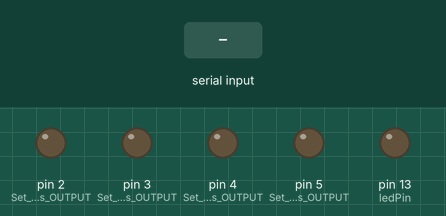
The sketch below on a simulated Arduino Uno, built with avr-gcc and run on an emulated ATmega328P. Parts: output pins drawn as LEDs (lit = HIGH). The inputs (shaded band) are chosen by the test bench.

Above: at 1.2 s.
1.3 s: "0" received over Serial
At 2.2 s:
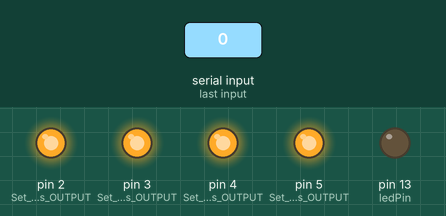
2.9 s: "1" received over Serial
At 3.5 s:
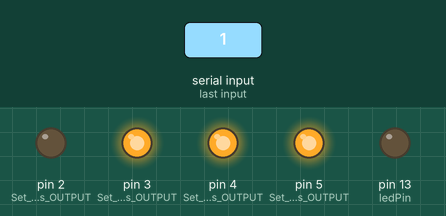
4.5 s: "2" received over Serial
At 5.7 s:
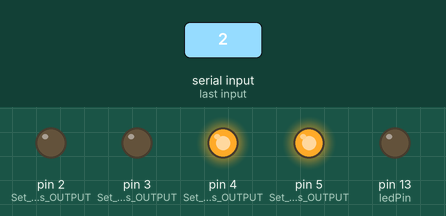
6.0 s: "3" received over Serial
At 7.0 s:
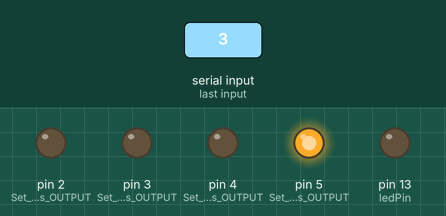
7.5 s: "4" received over Serial
At 8.1 s:
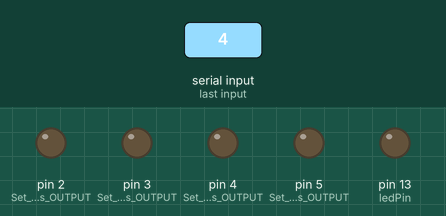
Timing chart, 0 to 10.0 s (numbered marks = the images above; inputs shaded):
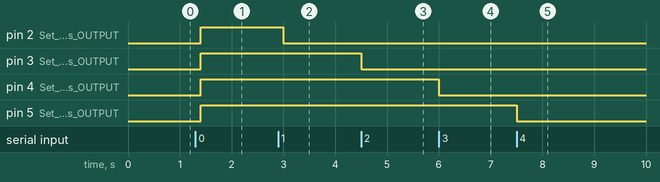

The sketch:

ArduinoLevelMeter.ino
```cpp
// Wiring/Arduino code:
// Read data from the serial and turn ON or OFF a light depending on the value

char val; // Data received from the serial port
int ledPin = 13; // Set the pin to digital I/O 4

void setup() {
  pinMode(ledPin, OUTPUT); // Set pin as OUTPUT
  pinMode(2, OUTPUT); // Set pin as OUTPUT
  pinMode(3, OUTPUT); // Set pin as OUTPUT
  pinMode(4, OUTPUT); // Set pin as OUTPUT
  pinMode(5, OUTPUT); // Set pin as OUTPUT

  Serial.begin(9600); // Start serial communication at 9600 bps
}

void loop() {
  while (Serial.available()) { // If data is available to read,
    val = Serial.read(); // read it and store it in val
  }
  switch (val)
  {
    case '0': Draw(0); break;
    case '1': Draw(1); break;
    case '2': Draw(2); break;
    case '3': Draw(3); break;
    case '4': Draw(4); break;
  }
  delay(100); // Wait 100 milliseconds for next reading
}

void Draw(int level)
{
  for (int i = 1; i <= level; i++)
    digitalWrite(2 + i - 1, LOW); // turn the LED on
  for (int i = level+1; i <= 4 ; i++)
    digitalWrite(2 + i - 1, HIGH); // turn the LED off
}
```

Measured:
- after the input at 1.3 s, pin 2 (Set_pin_as_OUTPUT), pin 3 (Set_pin_as_OUTPUT), pin 4 (Set_pin_as_OUTPUT), pin 5 (Set_pin_as_OUTPUT): LOW → HIGH after 0.10 s
- after the input at 2.9 s, pin 2 (Set_pin_as_OUTPUT): HIGH → LOW after 0.10 s
- after the input at 4.5 s, pin 3 (Set_pin_as_OUTPUT): HIGH → LOW at once
- after the input at 6.0 s, pin 4 (Set_pin_as_OUTPUT): HIGH → LOW at once
- after the input at 7.5 s, pin 5 (Set_pin_as_OUTPUT): HIGH → LOW at once
